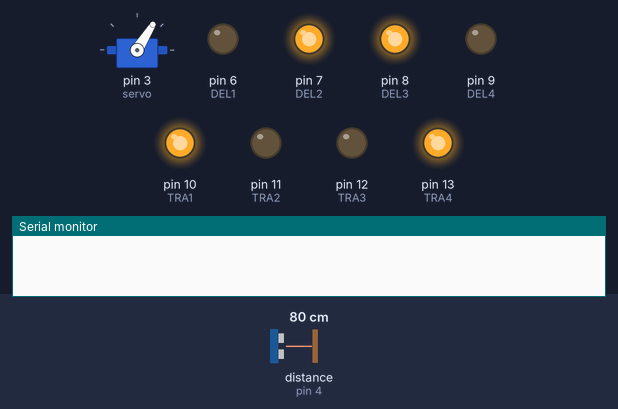
This sketch was run on a simulated Arduino Uno, built with avr-gcc and run on an emulated ATmega328P. Shown: servo, output pins drawn as LEDs (lit = HIGH), the last lines printed to the serial monitor. Wiring (inferred from the names in the program): ultrasonic range finder: trigger pin 5; echo pin 4. The test bench sets the inputs (shaded band); at power-on: distance to the obstacle (sensor on pin 4) 80 cm. The echo pulse lasts 58.3 µs per cm; pins used as bus, display or sensor lines are not drawn.

Above: at 1.2 s.
1.3 s: distance to the obstacle (sensor on pin 4) set to 2 cm
At 1.9 s:
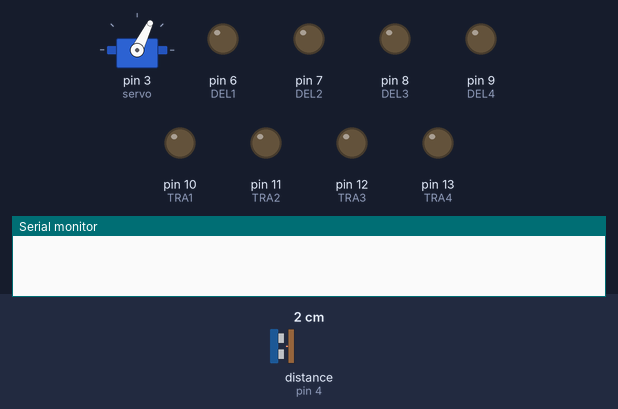
2.8 s: distance to the obstacle (sensor on pin 4) set to 14 cm
4.3 s: distance to the obstacle (sensor on pin 4) set to 19 cm
At 5.3 s:
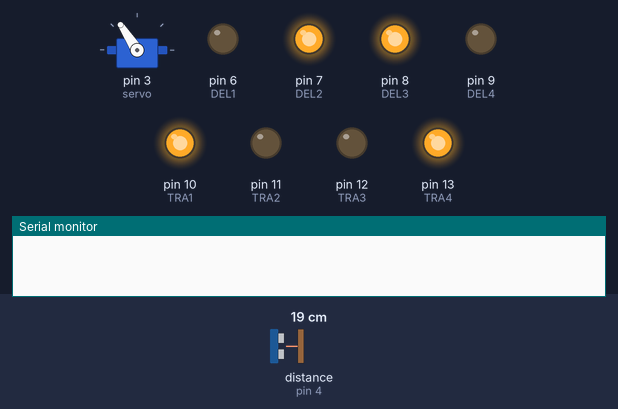
7.3 s: distance to the obstacle (sensor on pin 4) set to 4 cm
At 8.4 s:
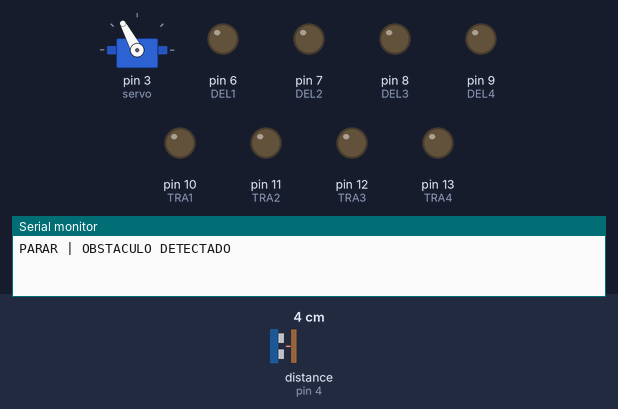
8.8 s: distance to the obstacle (sensor on pin 4) set to 120 cm
At 11.48 s:
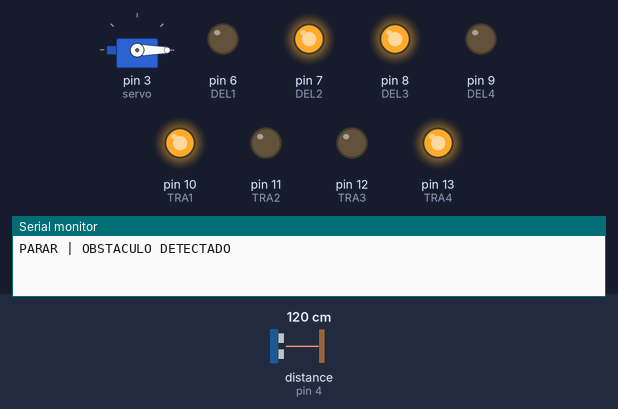
11.8 s: distance to the obstacle (sensor on pin 4) set to 18 cm
Timing chart, 0 to 15.8 s (numbered marks = the images above; inputs shaded):
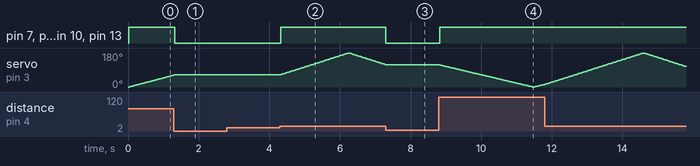

The sketch:

Motor_Ultrasonico.ino
```cpp
/*
 El programa activa el motor en un sentido por 4 segundos,
 para el motor por 500 ms, activa el motor en sentido inverso por 4 segundos
 y se detiene por 5 segundos. Luego repite la acción indefinidamente.
*/
#include <Servo.h>

#define trigPin 5
#define echoPin 4
#define servo 3
long distancia_minima= 16;

int TRA1 = 10;
int TRA2 = 11;
int TRA3 = 12;
int TRA4 = 13;

int DEL1 = 6;
int DEL2 = 7;
int DEL3 = 8;
int DEL4 = 9;

Servo myservo;
int pos = 90;

void ADELANTE()
{
  digitalWrite (TRA4, HIGH);
  digitalWrite (TRA3, LOW);
  digitalWrite (TRA1, HIGH);
  digitalWrite (TRA2, LOW);

  digitalWrite (DEL4, LOW);
  digitalWrite (DEL3, HIGH);
  digitalWrite (DEL1, LOW);
  digitalWrite (DEL2, HIGH);
}

void ATRAS()
{ digitalWrite (TRA1, LOW);
  digitalWrite (TRA4, LOW);
  digitalWrite (TRA3, HIGH);
  digitalWrite (TRA2, HIGH);

  digitalWrite (DEL1, HIGH);
  digitalWrite (DEL4, HIGH);
  digitalWrite (DEL3, LOW);
  digitalWrite (DEL2, LOW);
}

void PARAR()
{ digitalWrite (TRA1, LOW);
  digitalWrite (TRA4, LOW);
  digitalWrite (TRA3, LOW);
  digitalWrite (TRA2, LOW);

  digitalWrite (DEL1, LOW);
  digitalWrite (DEL4, LOW);
  digitalWrite (DEL3, LOW);
  digitalWrite (DEL2, LOW);

  do{
    }while(LECTURA_HCSR04() < distancia_minima);


}

long LECTURA_HCSR04()
{
    long duration, distance;
   digitalWrite(trigPin, LOW);  // Added this line
  delayMicroseconds(2); // Added this line
  digitalWrite(trigPin, HIGH);
//  delayMicroseconds(1000); - Removed this line
  delayMicroseconds(10); // Added this line
  digitalWrite(trigPin, LOW);
  duration = pulseIn(echoPin, HIGH);
  distance = (duration/2) / 29.1;
  return distance;
}
void setup()
{
  Serial.begin (9600);
  pinMode(trigPin, OUTPUT);
  pinMode(echoPin, INPUT);
  pinMode (TRA4, OUTPUT);    // Input4 conectada al pin 4
  pinMode (TRA3, OUTPUT);    // Input3 conectada al pin 5
  pinMode (TRA2, OUTPUT);    // Input4 conectada al pin 4
  pinMode (TRA1, OUTPUT);    // Input3 conectada al pin 5
  pinMode (DEL4, OUTPUT);    // Input4 conectada al pin 4
  pinMode (DEL3, OUTPUT);    // Input3 conectada al pin 5
  pinMode (DEL2, OUTPUT);    // Input4 conectada al pin 4
  pinMode (DEL1, OUTPUT);    // Input3 conectada al pin 5
  myservo.attach(servo);  // attaches the servo on pin 9 to the servo object
}
void loop()
{
   for(pos = 0; pos <= 180; pos += 1) // goes from 0 degrees to 180 degrees
  {                                  // in steps of 1 degree
    myservo.write(pos);              // tell servo to go to position in variable 'pos'
    delay(15);       // waits 15ms for the servo to reach the position

      if (LECTURA_HCSR04() < distancia_minima) {  // This is where the LED On/Off happens
   //Serial.println(distance);
  // Serial.println("PARAR | OBSTACULO DETECTADO");
   PARAR();


}
  else {
      // Serial.println(distance);
       ADELANTE();
  }


}
  for(pos = 180; pos>=0; pos-=1)     // goes from 180 degrees to 0 degrees
  {
    myservo.write(pos);              // tell servo to go to position in variable 'pos'
    delay(15);                       // waits 15ms for the servo to reach the position
   // LECTURA_HCSR04();
      if (LECTURA_HCSR04() < distancia_minima) {  // This is where the LED On/Off happens
   //Serial.println(distance);
   Serial.println("PARAR | OBSTACULO DETECTADO");
   PARAR();
      }
  else {
      // Serial.println(distance);
       ADELANTE();
      }


  }


}
```

Measured:
- the behaviour switches between 16 and 17 cm on distance to the obstacle (sensor on pin 4) (found by bisection; images 1 and 2)
- after the input at 1.3 s, pin 7 (DEL2), pin 8 (DEL3), pin 10 (TRA1), pin 13 (TRA4): HIGH → LOW at once; servo on pin 3 (servo): goes on until 1.3 s, then stays 64°
- after the input at 2.8 s, every drawn part: stays the same
- after the input at 4.3 s, pin 7 (DEL2), pin 8 (DEL3), pin 10 (TRA1), pin 13 (TRA4): LOW → HIGH at once; servo on pin 3 (servo): rises from 64° to 180° in 1.9 s, then falls to 118° in 1.0 s
- after the input at 7.3 s, pin 7 (DEL2), pin 8 (DEL3), pin 10 (TRA1), pin 13 (TRA4): HIGH → LOW at once; servo on pin 3 (servo): stays 118° (without the input it goes to 116° after 0.02 s)
- after the input at 8.8 s, pin 7 (DEL2), pin 8 (DEL3), pin 10 (TRA1), pin 13 (TRA4): LOW → HIGH at once
